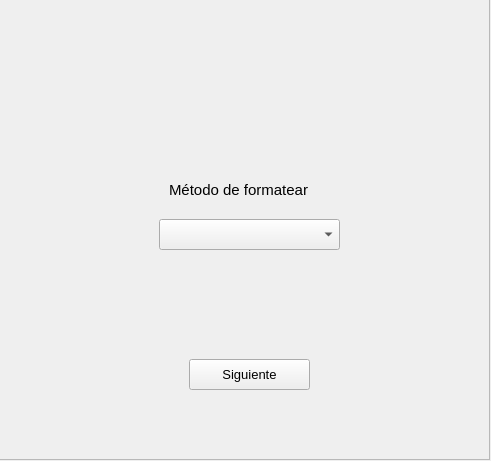
<?xml version="1.0" encoding="UTF-8"?>
<ui version="4.0">
 <class>Form</class>
 <widget class="QWidget" name="Form">
  <property name="geometry">
   <rect>
    <x>0</x>
    <y>0</y>
    <width>491</width>
    <height>461</height>
   </rect>
  </property>
  <property name="windowTitle">
   <string>Form</string>
  </property>
  <widget class="QFrame" name="frame">
   <property name="geometry">
    <rect>
     <x>-1</x>
     <y>-1</y>
     <width>491</width>
     <height>461</height>
    </rect>
   </property>
   <property name="frameShape">
    <enum>QFrame::StyledPanel</enum>
   </property>
   <property name="frameShadow">
    <enum>QFrame::Raised</enum>
   </property>
   <widget class="QComboBox" name="formatter_input">
    <property name="geometry">
     <rect>
      <x>160</x>
      <y>220</y>
      <width>181</width>
      <height>31</height>
     </rect>
    </property>
   </widget>
   <widget class="QLabel" name="label_4">
    <property name="geometry">
     <rect>
      <x>170</x>
      <y>180</y>
      <width>160</width>
      <height>21</height>
     </rect>
    </property>
    <property name="font">
     <font>
      <pointsize>11</pointsize>
     </font>
    </property>
    <property name="text">
     <string>Método de formatear</string>
    </property>
   </widget>
   <widget class="QPushButton" name="pushButton_2">
    <property name="geometry">
     <rect>
      <x>190</x>
      <y>360</y>
      <width>121</width>
      <height>31</height>
     </rect>
    </property>
    <property name="font">
     <font>
      <pointsize>10</pointsize>
     </font>
    </property>
    <property name="text">
     <string>Siguiente</string>
    </property>
   </widget>
  </widget>
 </widget>
 <resources/>
 <connections/>
</ui>
